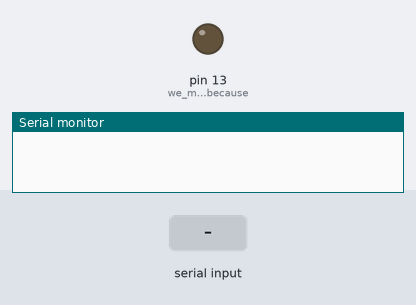
This sketch was run on a simulated Arduino Uno, built with avr-gcc and run on an emulated ATmega328P. Parts: output pins drawn as LEDs (lit = HIGH), the last lines printed to the serial monitor. Inputs (shaded band) come from the test bench.

Above: at 1.2 s.
1.3 s: "1" received over Serial
At 2.4 s:
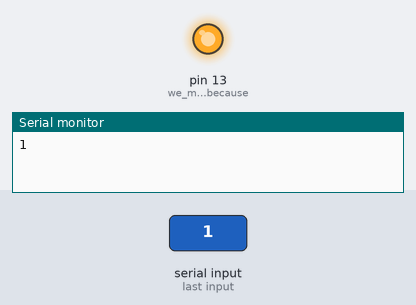
2.8 s: "2" received over Serial
At 3.6 s:
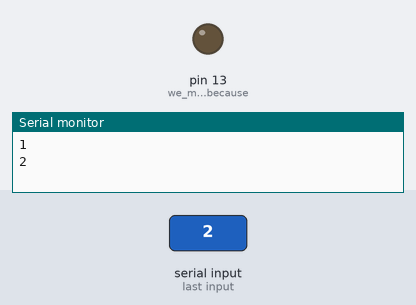
Timing chart, 0 to 5.8 s (numbered marks = the images above; inputs shaded):
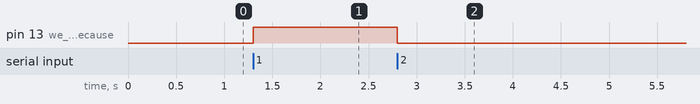

Measured:
- after the input at 1.3 s, pin 13 (we_mostly_use_13_because): LOW → HIGH at once
- after the input at 2.8 s, pin 13 (we_mostly_use_13_because): HIGH → LOW at once

The sketch:

RecieverLedOnThroughSerial.ino
```cpp
/*
Reciever that turns on a LED
Serial tx/rx
*/

char input;

void setup() {
  // put your setup code here, to run once:
    Serial.begin(9600);          //start the serial monitor with 9600 buad
    pinMode(13, OUTPUT);     //we mostly use 13 because there is already a built in yellow LED in arduino which shows output when 13 pin is enabled

}

void loop() {
  if(Serial.available() > 0) {
    input = Serial.read();
    Serial.println(input);
    if(input == '1') {
      digitalWrite(13, HIGH);
    }
    if(input == '2') {
      digitalWrite(13, LOW);
    }
  }
}
```
